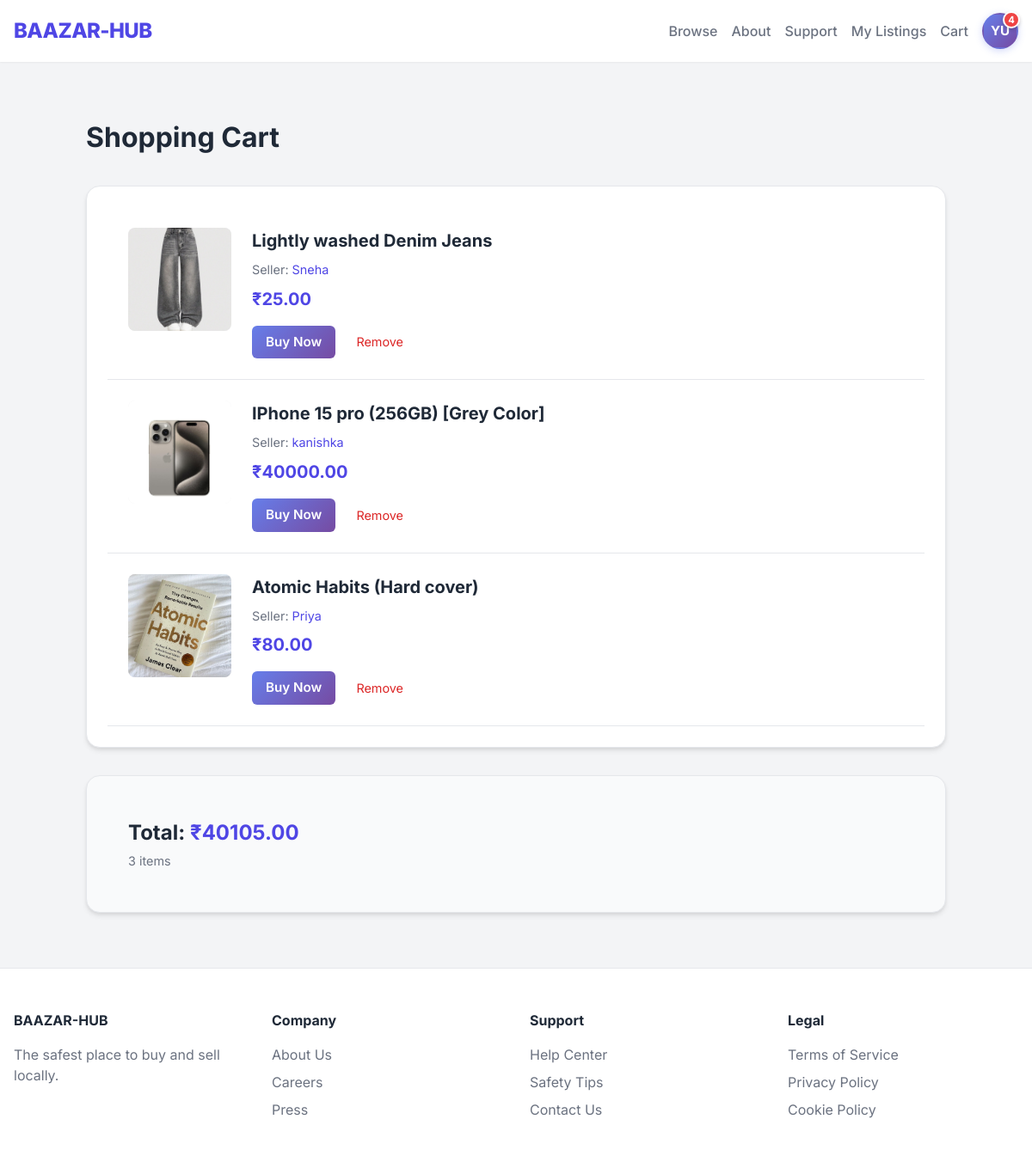
The page /cart/ (signed in) on the database its author committed.
### cart/models.py (models this page shows, shortened)
class Cart(models.Model):
    user = models.ForeignKey(User, on_delete=models.CASCADE, related_name='cart_items')
    listing = models.ForeignKey(Listing, on_delete=models.CASCADE, related_name='cart_entries')
    added_at = models.DateTimeField(auto_now_add=True)
    class Meta:
        unique_together = ['user', 'listing']
        ordering = ['-added_at']

### listings/models.py (models this page shows, shortened)
class Listing(models.Model):
    STATUS_CHOICES = [
        ('pending', 'Pending'),
        ('approved', 'Approved'),
        ('rejected', 'Rejected'),
    ]
    title = models.CharField(max_length=255)
    description = models.TextField()
    price = models.DecimalField(max_digits=10, decimal_places=2)
    category = models.ForeignKey(Category, on_delete=models.SET_NULL, null=True, related_name='listings')
    seller = models.ForeignKey(User, on_delete=models.CASCADE, related_name='listings')
    status = models.CharField(max_length=20, choices=STATUS_CHOICES, default='pending')
    created_at = models.DateTimeField(auto_now_add=True)
    updated_at = models.DateTimeField(auto_now=True)
    flags = models.IntegerField(default=0)

class ListingImage(models.Model):
    listing = models.ForeignKey(Listing, on_delete=models.CASCADE, related_name='images')
    image = models.ImageField(upload_to='listings/')
    uploaded_at = models.DateTimeField(auto_now_add=True)

### cart/views.py (the view)
# urls.py: path('', cart_view, name='cart_view'),
@login_required
def cart_view(request):
    cart_items = Cart.objects.filter(user=request.user).select_related('listing', 'listing__seller', 'listing__category').prefetch_related('listing__images')
    total = sum(item.listing.price for item in cart_items)
    return render(request, 'cart/cart.html', {
        'cart_items': cart_items,
        'total': total
    })

### templates/cart/cart.html (shortened to what this page needs)
{% extends 'base.html' %}
{% block content %}
<div style="max-width: 1000px; margin: 2rem auto;">
    <h1 style="font-size: 2rem; margin-bottom: 2rem;">Shopping Cart</h1>
    {% if cart_items %}
    <div class="card" style="margin-bottom: 2rem;">
        {% for item in cart_items %}
        <div style="display: flex; gap: 1.5rem; padding: 1.5rem; border-bottom: 1px solid var(--border-color); {% if not forloop.last %}margin-bottom: 0{% endif %}">
            <div style="width: 120px; height: 120px; flex-shrink: 0; border-radius: 8px; overflow: hidden; background: #f3f4f6;">
                {% if item.listing.images.exists %}
                <img src="{{ item.listing.images.first.image.url }}"
                     style="width: 100%; height: 100%; object-fit: cover;">
                {% else %}
                <div style="width: 100%; height: 100%; display: flex; align-items: center; justify-content: center; color: var(--text-muted);">
                    No Image
                </div>
                {% endif %}
            </div>
            <div style="flex: 1; min-width: 0;">
                <h3 style="font-size: 1.25rem; margin-bottom: 0.5rem;">
                    <a href="{% url 'listing_detail' item.listing.id %}" style="color: var(--text-main); text-decoration: none;">
                        {{ item.listing.title }}
                    </a>
                </h3>
                <p style="color: var(--text-muted); font-size: 0.9rem; margin-bottom: 0.5rem;">
                    Seller: <a href="{% url 'user_profile_detail' item.listing.seller.id %}" style="color: var(--primary-color);">{{ item.listing.seller.username }}</a>
                </p>
                <p style="font-size: 1.25rem; color: var(--primary-color); font-weight: 700; margin-bottom: 1rem;">
                    ₹{{ item.listing.price }}
                </p>
                <div style="display: flex; gap: 1rem; align-items: center;">
                    <a href="{% url 'buy_now' item.listing.id %}" class="btn btn-primary"
                       style="padding: 0.5rem 1rem; text-decoration: none; background: linear-gradient(135deg, #667eea 0%, #764ba2 100%); color: white; border-radius: 6px; font-weight: 600;">
                        Buy Now
                    </a>
                    <a href="{% url 'remove_from_cart' item.id %}"
                       style="color: #dc2626; text-decoration: none; font-size: 0.9rem; padding: 0.5rem;">
                        Remove
                    </a>
                </div>
            </div>
        </div>
        {% endfor %}
    </div>
    <div class="card" style="background: #f9fafb;">
        <div style="display: flex; justify-content: space-between; align-items: center; padding: 1.5rem;">
            <div>
                <p style="font-size: 1.5rem; font-weight: 700; color: var(--text-main);">
                    Total: <span style="color: var(--primary-color);">₹{{ total }}</span>
                </p>
                <p style="color: var(--text-muted); font-size: 0.9rem; margin-top: 0.25rem;">
                    {{ cart_items|length }} item{{ cart_items|length|pluralize }}
                </p>
            </div>
        </div>
    </div>
    {% endif %}
</div>
{% endblock %}

### templates/base.html (shortened to what this page needs)
<!DOCTYPE html>
<html lang="en">
<head>
    {% load static %}
    <link rel="stylesheet" href="{% static 'css/style.css' %}">
</head>
<body>
    <nav class="navbar">
        <div class="container navbar-content">
            <a href="/" class="logo">BAAZAR-HUB</a>
            <ul class="nav-links">
                <li><a href="/" class="nav-link">Browse</a></li>
                <li><a href="#" class="nav-link">About</a></li>
                <li><a href="#" class="nav-link">Support</a></li>
                {% if user.is_authenticated %}
                <li><a href="{% url 'my_listings' %}" class="nav-link">My Listings</a></li>
                <li><a href="{% url 'cart_view' %}" class="nav-link">Cart</a></li>
                <li class="profile-dropdown-container" style="position: relative; list-style: none;">
                    <div class="profile-icon"
                         style="width: 42px; height: 42px; border-radius: 50%; background: linear-gradient(135deg, #667eea 0%, #764ba2 100%); color: white; display: flex; align-items: center; justify-content: center; font-weight: 700; font-size: 0.95rem; cursor: pointer; transition: all 0.3s ease; border: 2px solid transparent; box-shadow: 0 2px 8px rgba(102, 126, 234, 0.3); position: relative;">
                        {{ user.username|slice:":2"|upper }}
                        <span id="notification-badge" style="position: absolute; top: -4px; right: -4px; background: #ef4444; color: white; border-radius: 50%; width: 20px; height: 20px; display: none; align-items: center; justify-content: center; font-size: 0.7rem; font-weight: 700; border: 2px solid white; box-shadow: 0 2px 4px rgba(0,0,0,0.2);">0</span>
                    </div>
                </li>
                {% else %}
                <li><a href="{% url 'login' %}" class="nav-link">Log In</a></li>
                <li><a href="{% url 'register' %}" class="btn btn-primary">Sign Up</a></li>
                {% endif %}
            </ul>
        </div>
    </nav>
    <main class="container" style="min-height: 80vh; padding-top: 2rem;">
        {% block content %}{% endblock %}
    </main>
    <footer class="footer">
        <div class="container footer-content">
            <div class="footer-col">
                <h4>BAAZAR-HUB</h4>
                <p style="color: var(--text-muted);">The safest place to buy and sell locally.</p>
            </div>
            <div class="footer-col">
                <h4>Company</h4>
                <ul>
                    <li><a href="#">About Us</a></li>
                    <li><a href="#">Careers</a></li>
                    <li><a href="#">Press</a></li>
                </ul>
            </div>
            <div class="footer-col">
                <h4>Support</h4>
                <ul>
                    <li><a href="#">Help Center</a></li>
                    <li><a href="#">Safety Tips</a></li>
                    <li><a href="#">Contact Us</a></li>
                </ul>
            </div>
            <div class="footer-col">
                <h4>Legal</h4>
                <ul>
                    <li><a href="#">Terms of Service</a></li>
                    <li><a href="#">Privacy Policy</a></li>
                    <li><a href="#">Cookie Policy</a></li>
                </ul>
            </div>
        </div>
    </footer>
</body>
</html>

### static/css/style.css (style rules this page uses)
:root { --primary-color: #4f46e5; --primary-hover: #4338ca; --secondary-color: #10b981; --accent-color: #f59e0b; --danger-color: #ef4444; --dark-bg: #111827; --light-bg: #f3f4f6; --card-bg: #ffffff; --text-main: #1f2937; --text-muted: #6b7280; --border-color: #e5e7eb; --glass-bg: rgba(255, 255, 255, 0.8); --glass-border: rgba(255, 255, 255, 0.3); --shadow-sm: 0 1px 2px 0 rgba(0, 0, 0, 0.05); --shadow-md: 0 4px 6px -1px rgba(0, 0, 0, 0.1), 0 2px 4px -1px rgba(0, 0, 0, 0.06); --shadow-lg: 0 10px 15px -3px rgba(0, 0, 0, 0.1), 0 4px 6px -2px rgba(0, 0, 0, 0.05); --font-family: 'Inter', system-ui, -apple-system, sans-serif; }
* { box-sizing: border-box; margin: 0; padding: 0; }
body { font-family: var(--font-family); background-color: var(--light-bg); color: var(--text-main); line-height: 1.5; }
a { text-decoration: none; color: inherit; }
ul { list-style: none; }
.container { max-width: 1200px; margin: 0 auto; padding: 0 1rem; }
.btn { display: inline-block; padding: 0.75rem 1.5rem; border-radius: 0.5rem; font-weight: 600; cursor: pointer; transition: all 0.2s ease; border: none; font-size: 0.95rem; }
.btn-primary { background-color: var(--primary-color); color: white; }
.card { background-color: var(--card-bg); border-radius: 1rem; box-shadow: var(--shadow-md); padding: 1.5rem; border: 1px solid var(--border-color); }
.navbar { background-color: var(--card-bg); box-shadow: var(--shadow-sm); position: sticky; top: 0; z-index: 100; }
.navbar-content { display: flex; justify-content: space-between; align-items: center; height: 4.5rem; }
.logo { font-size: 1.5rem; font-weight: 800; color: var(--primary-color); letter-spacing: -0.025em; }
.nav-links { display: flex; gap: 2rem; align-items: center; }
.nav-link { color: var(--text-muted); font-weight: 500; transition: color 0.2s; }
.footer { background-color: var(--card-bg); border-top: 1px solid var(--border-color); padding: 3rem 0; margin-top: 4rem; }
.footer-content { display: grid; grid-template-columns: repeat(auto-fit, minmax(200px, 1fr)); gap: 2rem; }
.footer-col h4 { margin-bottom: 1rem; color: var(--text-main); }
.footer-col ul li { margin-bottom: 0.5rem; }
.footer-col ul li a { color: var(--text-muted); }

### templates/base.html (style rules this page uses)
.profile-dropdown-container { position: relative !important; }
.nav-links { display: flex; align-items: center; gap: 1rem; }
.nav-links li { display: flex; align-items: center; }

### rows shown on the page
Cart: listing.images.first.image (picture), listing "Lightly washed Denim Jeans", listing.seller.username "Sneha", listing.price "25.00"
Cart: listing.images.first.image (picture), listing "IPhone 15 pro (256GB) [Grey Color]", listing.seller.username "kanishka", listing.price "40000.00"
Cart: listing.images.first.image (picture), listing "Atomic Habits (Hard cover)", listing.seller.username "Priya", listing.price "80.00"

### other values the page prints
{{ user.username|slice:":2"|upper }} "YU"
{{ total }} "40105.00"
{{ cart_items|length }} "3"
